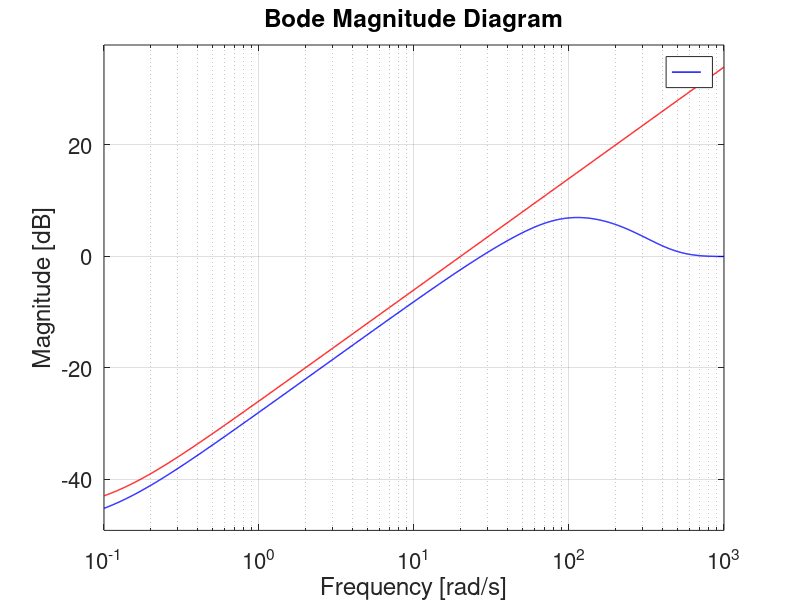

Reproduce this figure in MATLAB.
M=1.75;
g=9.8;
i0=1.21;
k=2.9e-4;
L=5.1e-1;
R=2.32e1;
x0=5.0e-3;
Ki=2*k*i0/x0.^2;
Kx=2*k*i0.^2/x0.^3;

s=tf('s');

K=(48*s*s*s*s-7.2e8*s*s*s-8.8e10*s*s-3.1e12*s-2.7e13)/(s*s*s*s+1.5e3*s*s*s+8.0e5*s*s+1.9e8*s+1.8e7);
P=-Ki/((M*s*s-Kx)*(L*s+R));

L=P*K;

W1=200/(s/0.1+1);

S=1/(1+L);
T=L/(1+L);

figure
bodemag(S,{1e-1,1e3},'b');
hold on;
grid on;
bodemag(1/W1,{1e-1,1e3},'r');
set(findall(gcf,'type','Line'),'LineWidth',1);
set(findall(gcf,'type','Axes'),'FontSize',16);
